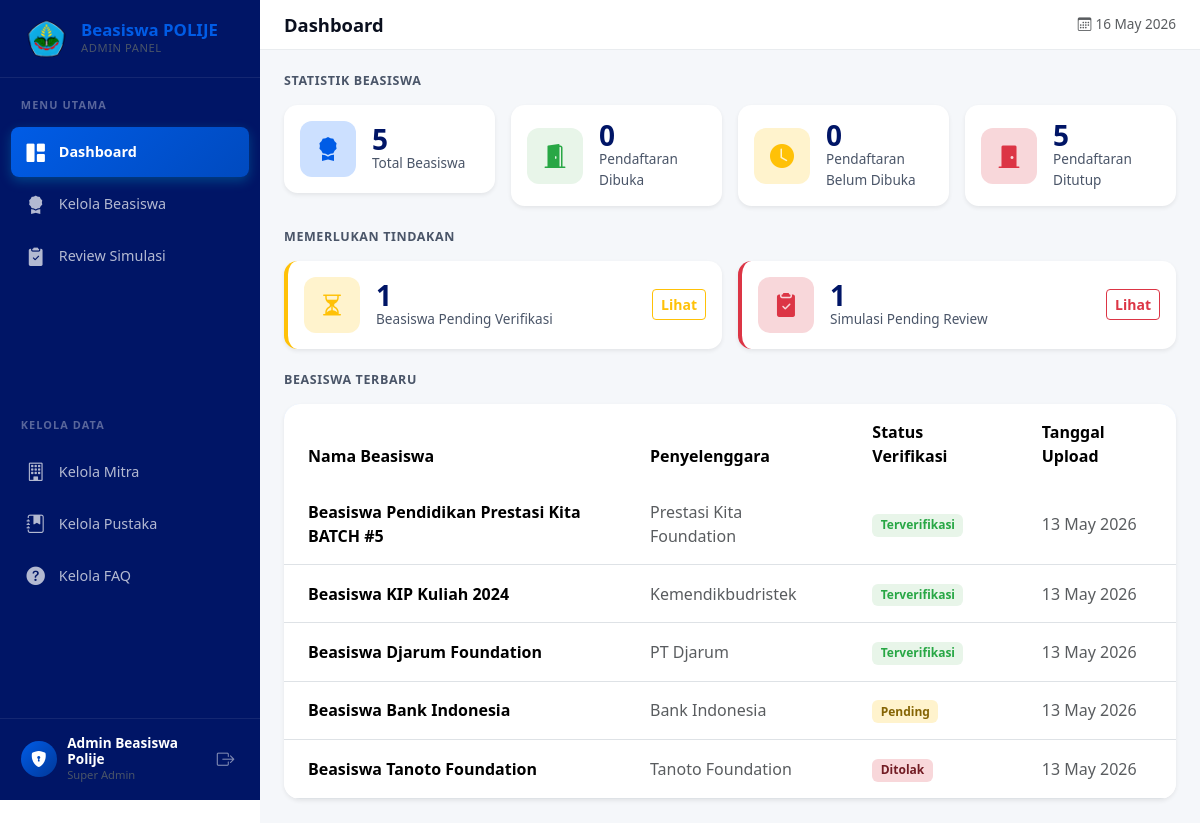
Page /public/frontend/admin/dashboard.php (signed in) on the earlier database version.
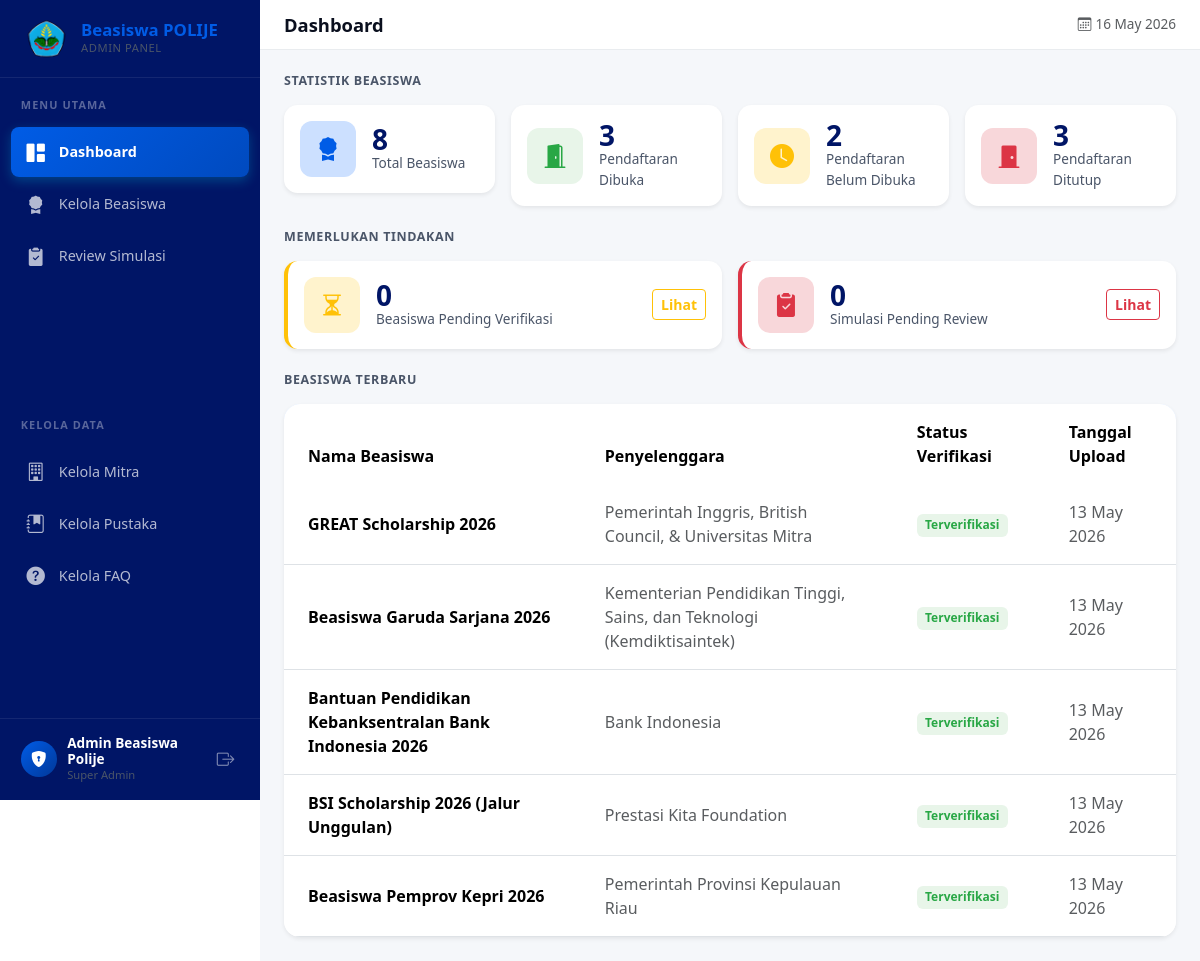
Same page on the later database version.
### tables this page shows
CREATE TABLE `beasiswa` (
  `id_beasiswa` int NOT NULL AUTO_INCREMENT,
  `nama_beasiswa` varchar(200) NOT NULL,
  `nama_penyelenggara` varchar(150) NOT NULL,
  `deskripsi_singkat` varchar(500) NOT NULL,
  `deskripsi_lengkap` text NOT NULL,
  `informasi_beasiswa` text NOT NULL,
  `link_pendaftaran` varchar(500) NOT NULL,
  `poster_url` varchar(500) NOT NULL,
  `tgl_buka` date NOT NULL,
  `tgl_tutup` date NOT NULL,
  `status_pendaftaran` enum('belum_dibuka','dibuka','ditutup') NOT NULL,
  `status_verifikasi` enum('pending','terverifikasi','ditolak') NOT NULL DEFAULT 'pending',
  `upload_at` timestamp NOT NULL DEFAULT CURRENT_TIMESTAMP,
  `id_mitra` int DEFAULT NULL,
  `id_admin` int DEFAULT NULL,
  `alasan_penolakan` text,
  PRIMARY KEY (`id_beasiswa`),
  KEY `fk_beasiswa_mitra` (`id_mitra`),
  KEY `fk_beasiswa_admin` (`id_admin`),
  CONSTRAINT `fk_beasiswa_admin` FOREIGN KEY (`id_admin`) REFERENCES `admin` (`id_admin`) ON DELETE SET NULL ON UPDATE CASCADE,
  CONSTRAINT `fk_beasiswa_mitra` FOREIGN KEY (`id_mitra`) REFERENCES `mitra` (`id_mitra`) ON DELETE SET NULL ON UPDATE CASCADE
);

### classes/Beasiswa.php (called while the page is built, shortened)
<?php
class Beasiswa
{
    private mysqli $db;
    public function __construct(mysqli $db)
    {
        $this->db = $db;
    }
    public function getAll(): array
    {
        $sql = "SELECT b.*, " . self::STATUS_SQL . ",
                COALESCE(m.nama_mitra, a.nama_admin) AS nama_uploader,
                (SELECT GROUP_CONCAT(t.nama_tag SEPARATOR ', ') FROM beasiswa_tag bt JOIN tag t ON bt.id_tag = t.id_tag WHERE bt.id_beasiswa = b.id_beasiswa) AS tag_names
                FROM beasiswa b
                LEFT JOIN mitra m ON b.id_mitra = m.id_mitra
                LEFT JOIN admin a ON b.id_admin = a.id_admin
                ORDER BY b.upload_at DESC";
        $result = $this->db->query($sql);
        return $result->fetch_all(MYSQLI_ASSOC);
    }
}

### classes/Simulasi.php (called while the page is built, shortened)
<?php
class Simulasi
{
    private mysqli $db;
    public function __construct(mysqli $db)
    {
        $this->db = $db;
    }
    public function getAll(): array
    {
        $result = $this->db->query(
            "SELECT s.*, m.nama, m.NIM, p.nama_prodi, b.nama_beasiswa,
                    hs.status_simulasi, hs.skor
             FROM simulasi s
             JOIN mahasiswa m ON s.id_mahasiswa = m.id_mahasiswa
             LEFT JOIN prodi p ON m.id_prodi = p.id_prodi
             JOIN beasiswa b ON s.id_beasiswa = b.id_beasiswa
             LEFT JOIN hasil_simulasi hs ON s.id_simulasi = hs.id_simulasi
             ORDER BY s.created_at DESC"
        );
        return $result->fetch_all(MYSQLI_ASSOC);
    }
}

### public/frontend/admin/dashboard.php (the view, shortened to what the changed rows need)
<?php
require_once CONFIG_PATH . 'Database.php';
require_once CLASSES_PATH . 'Beasiswa.php';
require_once CLASSES_PATH . 'Simulasi.php';
$db = Database::getInstance()->getConnection();
$beasiswaObj = new Beasiswa($db);
$simulasiObj = new Simulasi($db);
$listBeasiswa = $beasiswaObj->getAll();
$listSimulasi = $simulasiObj->getAll();
$totalBeasiswa = count($listBeasiswa);
$dibuka = count(array_filter($listBeasiswa, fn($b) => $b['status_pendaftaran_computed'] === 'dibuka'));
$belumDibuka = count(array_filter($listBeasiswa, fn($b) => $b['status_pendaftaran_computed'] === 'belum_dibuka'));
$ditutup = count(array_filter($listBeasiswa, fn($b) => $b['status_pendaftaran_computed'] === 'ditutup'));
$pendingBeasiswa = count(array_filter($listBeasiswa, fn($b) => $b['status_verifikasi'] === 'pending'));
$pendingSimulasi = count(array_filter($listSimulasi, fn($s) => $s['status_simulasi'] === 'pending'));
$latestBeasiswa = array_slice($listBeasiswa, 0, 5);
require_once __DIR__ . '/../layout/header.php';
require_once __DIR__ . '/../layout/sidebar-admin.php';
?>
<div class="main-content-admin">
    <div class="topbar-admin">
        <h1 class="page-title">Dashboard</h1>
    </div>
    <div class="p-4">
        <div class="row g-3 mb-4">
            <div class="col-md-6 col-lg-3">
                <div class="card stat-card shadow-sm">
                    <div class="card-body d-flex align-items-center gap-3 p-3">
                        <div>
                            <div class="stat-value"><?= $totalBeasiswa ?></div>
                            <div class="stat-label">Total Beasiswa</div>
                        </div>
                    </div>
                </div>
            </div>
            <div class="col-md-6 col-lg-3">
                <div class="card stat-card shadow-sm">
                    <div class="card-body d-flex align-items-center gap-3 p-3">
                        <div>
                            <div class="stat-value"><?= $dibuka ?></div>
                            <div class="stat-label">Pendaftaran Dibuka</div>
                        </div>
                    </div>
                </div>
            </div>
            <div class="col-md-6 col-lg-3">
                <div class="card stat-card shadow-sm">
                    <div class="card-body d-flex align-items-center gap-3 p-3">
                        <div>
                            <div class="stat-value"><?= $belumDibuka ?></div>
                            <div class="stat-label">Pendaftaran Belum Dibuka</div>
                        </div>
                    </div>
                </div>
            </div>
            <div class="col-md-6 col-lg-3">
                <div class="card stat-card shadow-sm">
                    <div class="card-body d-flex align-items-center gap-3 p-3">
                        <div>
                            <div class="stat-value"><?= $ditutup ?></div>
                            <div class="stat-label">Pendaftaran Ditutup</div>
                        </div>
                    </div>
                </div>
            </div>
        </div>
        <div class="row g-3 mb-4">
            <div class="col-md-6">
                <div class="card stat-card shadow-sm border-start border-4" style="border-color: #ffc107 !important;">
                    <div class="card-body d-flex align-items-center gap-3 p-3">
                        <div>
                            <div class="stat-value"><?= $pendingBeasiswa ?></div>
                            <div class="stat-label">Beasiswa Pending Verifikasi</div>
                        </div>
                    </div>
                </div>
            </div>
            <div class="col-md-6">
                <div class="card stat-card shadow-sm border-start border-4" style="border-color: #dc3545 !important;">
                    <div class="card-body d-flex align-items-center gap-3 p-3">
                        <div>
                            <div class="stat-value"><?= $pendingSimulasi ?></div>
                            <div class="stat-label">Simulasi Pending Review</div>
                        </div>
                    </div>
                </div>
            </div>
        </div>
        <div class="card border-0 shadow-sm rounded-4 overflow-hidden">
            <div class="table-responsive">
                <table class="table table-hover align-middle mb-0">
                    <thead style="background: var(--color-lighter);">
                        <tr>
                            <th class="py-3 px-4" style="font-weight:600; border-bottom:none;">Nama Beasiswa</th>
                            <th class="py-3 px-4" style="font-weight:600; border-bottom:none;">Penyelenggara</th>
                            <th class="py-3 px-4" style="font-weight:600; border-bottom:none;">Status Verifikasi</th>
                            <th class="py-3 px-4" style="font-weight:600; border-bottom:none;">Tanggal Upload</th>
                        </tr>
                    </thead>
                    <tbody>
                        <?php if (empty($latestBeasiswa)): ?>
                            <tr><td colspan="4" class="text-center py-4">Belum ada beasiswa.</td></tr>
                        <?php else: ?>
                            <?php foreach ($latestBeasiswa as $b): ?>
                            <tr>
                                <td class="py-3 px-4 fw-semibold"><?= htmlspecialchars($b['nama_beasiswa']) ?></td>
                                <td class="py-3 px-4 text-muted"><?= htmlspecialchars($b['nama_penyelenggara'] ?? 'Penyelenggara') ?></td>
                                <td class="py-3 px-4">
                                    <?php if ($b['status_verifikasi'] === 'terverifikasi'): ?>
                                        <span class="badge" style="background:#e8f5e9;color:#28a745;padding:.45em .7em;">Terverifikasi</span>
                                    <?php elseif ($b['status_verifikasi'] === 'ditolak'): ?>
                                        <span class="badge" style="background:#f8d7da;color:#721c24;padding:.45em .7em;">Ditolak</span>
                                    <?php else: ?>
                                        <span class="badge" style="background:#fff3cd;color:#856404;padding:.45em .7em;">Pending</span>
                                    <?php endif; ?>
                                </td>
                                <td class="py-3 px-4 text-muted"><?= date('d M Y', strtotime($b['upload_at'] ?? 'now')) ?></td>
                            </tr>
                            <?php endforeach; ?>
                        <?php endif; ?>
                    </tbody>
                </table>
            </div>
        </div>
    </div>
</div>
</body>
</html>

### public/frontend/layout/sidebar-admin.php (shortened to what the changed rows need)
<aside class="sidebar-admin" id="sidebar-admin">
    <a href="<?= BASE_URL ?>/frontend/admin/dashboard.php" class="sidebar-brand" style="gap: 12px; padding: 1rem 1.5rem;">
        <img src="<?= BASE_URL ?>/assets/img/logo polije.png" alt="Logo" style="height: 45px; width: auto; object-fit: contain;">
        <div>
            <div class="brand-text">Beasiswa POLIJE</div>
            <div class="brand-subtitle">Admin Panel</div>
        </div>
    </a>
</aside>

Differences in the rows shown:
removed beasiswa: nama_beasiswa "Beasiswa Pendidikan Prestasi Kita BATCH #5", nama_penyelenggara "Prestasi Kita Foundation", status_verifikasi "Terverifikasi", upload_at "13 May 2026"
removed beasiswa: nama_beasiswa "Beasiswa KIP Kuliah 2024", nama_penyelenggara "Kemendikbudristek", status_verifikasi "Terverifikasi", upload_at "13 May 2026"
removed beasiswa: nama_beasiswa "Beasiswa Djarum Foundation", nama_penyelenggara "PT Djarum", status_verifikasi "Terverifikasi", upload_at "13 May 2026"
removed beasiswa: nama_beasiswa "Beasiswa Bank Indonesia", nama_penyelenggara "Bank Indonesia", status_verifikasi "Pending", upload_at "13 May 2026"
removed beasiswa: nama_beasiswa "Beasiswa Tanoto Foundation", nama_penyelenggara "Tanoto Foundation", status_verifikasi "Ditolak", upload_at "13 May 2026"
added beasiswa: nama_beasiswa "GREAT Scholarship 2026", nama_penyelenggara "Pemerintah Inggris, British Council, & Universitas Mitra", status_verifikasi "Terverifikasi", upload_at "13 May 2026"
added beasiswa: nama_beasiswa "Beasiswa Garuda Sarjana 2026", nama_penyelenggara "Kementerian Pendidikan Tinggi, Sains, dan Teknologi (Kemdiktisaintek)", status_verifikasi "Terverifikasi", upload_at "13 May 2026"
added beasiswa: nama_beasiswa "Bantuan Pendidikan Kebanksentralan Bank Indonesia 2026", nama_penyelenggara "Bank Indonesia", status_verifikasi "Terverifikasi", upload_at "13 May 2026"
added beasiswa: nama_beasiswa "BSI Scholarship 2026 (Jalur Unggulan)", nama_penyelenggara "Prestasi Kita Foundation", status_verifikasi "Terverifikasi", upload_at "13 May 2026"
added beasiswa: nama_beasiswa "Beasiswa Pemprov Kepri 2026", nama_penyelenggara "Pemerintah Provinsi Kepulauan Riau", status_verifikasi "Terverifikasi", upload_at "13 May 2026"
Other differences:
$totalBeasiswa: "5" → "8"
$dibuka: "0" → "3"
$belumDibuka: "0" → "2"
$ditutup: "5" → "3"
$pendingBeasiswa: "1" → "0"
$pendingSimulasi: "1" → "0"
